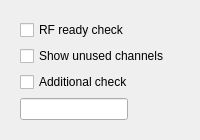
      <widget class="QWidget" name="tabWidgetPage3">
       <property name="sizePolicy">
        <sizepolicy hsizetype="Maximum" vsizetype="Expanding">
         <horstretch>0</horstretch>
         <verstretch>0</verstretch>
        </sizepolicy>
       </property>
       <attribute name="title">
        <string notr="true">Config</string>
       </attribute>
       <layout class="QVBoxLayout" name="verticalLayout_7">
        <item>
         <widget class="QFrame" name="frame_10">
          <property name="sizePolicy">
           <sizepolicy hsizetype="Maximum" vsizetype="Preferred">
            <horstretch>0</horstretch>
            <verstretch>0</verstretch>
           </sizepolicy>
          </property>
          <property name="frameShape">
           <enum>QFrame::NoFrame</enum>
          </property>
          <property name="frameShadow">
           <enum>QFrame::Raised</enum>
          </property>
          <layout class="QGridLayout" name="gridLayout_4">
           <property name="sizeConstraint">
            <enum>QLayout::SetMinimumSize</enum>
           </property>
           <item row="0" column="0">
            <widget class="QCheckBox" name="checkBox_3">
             <property name="text">
              <string>RF ready check</string>
             </property>
            </widget>
           </item>
           <item row="3" column="0">
            <widget class="QLineEdit" name="lineEdit">
             <property name="sizePolicy">
              <sizepolicy hsizetype="Maximum" vsizetype="Fixed">
               <horstretch>0</horstretch>
               <verstretch>0</verstretch>
              </sizepolicy>
             </property>
            </widget>
           </item>
           <item row="1" column="0">
            <widget class="QCheckBox" name="checkBox">
             <property name="text">
              <string>Show unused channels</string>
             </property>
            </widget>
           </item>
           <item row="2" column="0">
            <widget class="QCheckBox" name="checkBox_4">
             <property name="text">
              <string>Additional check</string>
             </property>
            </widget>
           </item>
          </layout>
         </widget>
        </item>
       </layout>
      </widget>
